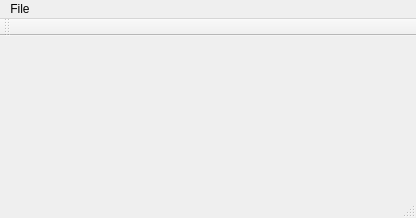
<?xml version="1.0" encoding="UTF-8"?>
<ui version="4.0">
 <class>MainWindow</class>
 <widget class="QMainWindow" name="MainWindow">
  <property name="geometry">
   <rect>
    <x>0</x>
    <y>0</y>
    <width>416</width>
    <height>218</height>
   </rect>
  </property>
  <property name="windowTitle">
   <string>MainWindow</string>
  </property>
  <widget class="QWidget" name="centralWidget"/>
  <widget class="QMenuBar" name="menuBar">
   <property name="geometry">
    <rect>
     <x>0</x>
     <y>0</y>
     <width>416</width>
     <height>21</height>
    </rect>
   </property>
   <widget class="QMenu" name="menuFile">
    <property name="title">
     <string>File</string>
    </property>
    <addaction name="actionNew"/>
    <addaction name="actionOpen"/>
    <addaction name="actionSave"/>
    <addaction name="actionSaveP"/>
   </widget>
   <addaction name="menuFile"/>
  </widget>
  <widget class="QToolBar" name="mainToolBar">
   <attribute name="toolBarArea">
    <enum>TopToolBarArea</enum>
   </attribute>
   <attribute name="toolBarBreak">
    <bool>false</bool>
   </attribute>
  </widget>
  <widget class="QStatusBar" name="statusBar"/>
  <action name="actionOpen">
   <property name="text">
    <string>Open</string>
   </property>
  </action>
  <action name="actionSave">
   <property name="text">
    <string>Save</string>
   </property>
  </action>
  <action name="actionNew">
   <property name="text">
    <string>New</string>
   </property>
  </action>
  <action name="actionSaveP">
   <property name="text">
    <string>SaveP</string>
   </property>
  </action>
 </widget>
 <layoutdefault spacing="6" margin="11"/>
 <resources/>
 <connections/>
</ui>
